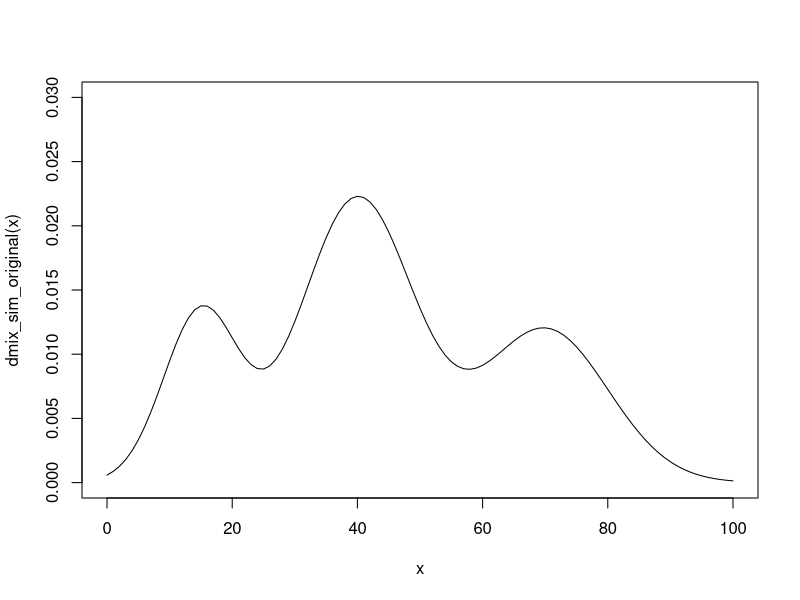

The R script that drew this image: (Note: this script raises an error after producing the figure.)
# ---------------------- Simulation to test EM Algorithm -----------------------

# // Simulate data from Gaussian mixture and demonstrate that EM algorithm
# // can recover the correct parameter values

# nice looking parameters for mix
lambda1 = 0.2
mean1 = 15
sd1 = 6

lambda2 = 0.5
mean2 = 40
sd2 = 9

lambda3 = 0.3
mean3 = 70
sd3 = 10



# mix probability function
dmix_sim_original <- function(x) {
  
  return(lambda1 * dnorm(x, mean1, sd1) + lambda2 * dnorm(x, mean2, sd2) + 
           lambda3 * dnorm(x, mean3, sd3))
} 

# plot to visualise data_sim spread of fish lengths
curve(dmix_sim_original, xlim = c(0, 100), ylim = c(0, 0.03))



# choose sample size
sampsize <- 1000

# fish from age group with (with associated probability)
Age <- sample(c(1, 2, 3), sampsize, replace = TRUE, prob = c(lambda1, lambda2, 
                                                             lambda3))

# creating simulated data frame
data_sim <- data.frame("FishID" = seq(1, sampsize), "Length" = NaN, "Age" = Age)

# for each group, sample from the simulated normal distribution
for (i in 1:sampsize) {
  if (data_sim$Age[i] == 1) {
    data_sim$Length[i] <- rnorm(1, mean1, sd1)
  } else if (data_sim$Age[i] == 2) {
    data_sim$Length[i] <- rnorm(1, mean2, sd2)
  } else if (data_sim$Age[i] == 3) {
    data_sim$Length[i] <- rnorm(1, mean3, sd3)
  }
}


# Plot showing typical fit to simulated data
# extract parameter values
parameters <- teamEM(data_sim, 1e-10)$estimates
parameters

# probability density function with estimate parameters
dmix_sim_EM <- function(x) {
  
  return(parameters[1, 1] * dnorm(x, parameters[1, 2], parameters[1, 3]) + 
           parameters[2, 1] * dnorm(x, parameters[2, 2], parameters[2, 3]) + 
           parameters[3, 1] * dnorm(x, parameters[3, 2], parameters[3, 3]))
}

# histogram for fish lengths overlayed with mix probability density function
hist(data_sim$Length, prob = TRUE, main = "Histogram and Probability Density", 
     xlab = "Fish Length", ylab = "Probability Density", xlim = c(0, 100), 
     ylim = c(0, 0.025), breaks = 25)
# estimate from EM algorithm as blue
curve(dmix_sim_EM, lwd = 2, add = TRUE, col = "blue")
# initial parameters as red
curve(dmix_sim_original, lwd = 2, add = TRUE, col = "red")




# ------------------------ Results of the assignment ---------------------------

# Results for the assignment
# Table of estimates:
results <- teamEM(data_real, epsilon = 1e-12)$estimates
results

# Plot of model fits data:
# probability density function with estimate parameters
dmix_real <- function(x) {
  
  return(results[1, 1] * dnorm(x, results[1, 2], results[1, 3]) + 
           results[2, 1] * dnorm(x, results[2, 2], results[2, 3]) + 
           results[3, 1] * dnorm(x, results[3, 2], results[3, 3]))
}

# histogram for fish lengths overlayed with mix probability density function
hist(data_real$Length, prob = TRUE, main = "Histogram and Probability Density", 
     xlab = "Fish Length", ylab = "Probability Density", xlim = c(0, 100), 
     ylim = c(0, 0.04))
curve(dmix_real, lwd = 2, add = TRUE)

